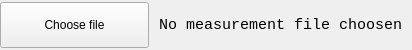
       <widget class="QWidget" name="file_selecter_container" native="true">
        <property name="sizePolicy">
         <sizepolicy hsizetype="Preferred" vsizetype="Fixed">
          <horstretch>0</horstretch>
          <verstretch>0</verstretch>
         </sizepolicy>
        </property>
        <property name="minimumSize">
         <size>
          <width>0</width>
          <height>35</height>
         </size>
        </property>
        <property name="maximumSize">
         <size>
          <width>16777215</width>
          <height>50</height>
         </size>
        </property>
        <property name="styleSheet">
         <string notr="true"/>
        </property>
        <layout class="QHBoxLayout" name="horizontalLayout_5">
         <property name="spacing">
          <number>0</number>
         </property>
         <property name="leftMargin">
          <number>0</number>
         </property>
         <property name="topMargin">
          <number>2</number>
         </property>
         <property name="rightMargin">
          <number>0</number>
         </property>
         <property name="bottomMargin">
          <number>2</number>
         </property>
         <item>
          <widget class="QPushButton" name="choose_file_btn">
           <property name="sizePolicy">
            <sizepolicy hsizetype="Expanding" vsizetype="Expanding">
             <horstretch>0</horstretch>
             <verstretch>0</verstretch>
            </sizepolicy>
           </property>
           <property name="minimumSize">
            <size>
             <width>149</width>
             <height>0</height>
            </size>
           </property>
           <property name="maximumSize">
            <size>
             <width>149</width>
             <height>999</height>
            </size>
           </property>
           <property name="styleSheet">
            <string notr="true"/>
           </property>
           <property name="text">
            <string>Choose file</string>
           </property>
          </widget>
         </item>
         <item>
          <widget class="QWidget" name="choosen_file_text_container" native="true">
           <property name="minimumSize">
            <size>
             <width>0</width>
             <height>0</height>
            </size>
           </property>
           <property name="maximumSize">
            <size>
             <width>16777215</width>
             <height>16777215</height>
            </size>
           </property>
           <property name="styleSheet">
            <string notr="true"/>
           </property>
           <layout class="QHBoxLayout" name="horizontalLayout_10">
            <property name="leftMargin">
             <number>10</number>
            </property>
            <property name="topMargin">
             <number>0</number>
            </property>
            <property name="rightMargin">
             <number>10</number>
            </property>
            <property name="bottomMargin">
             <number>0</number>
            </property>
            <item>
             <widget class="QLabel" name="choosen_file_label">
              <property name="sizePolicy">
               <sizepolicy hsizetype="Preferred" vsizetype="Expanding">
                <horstretch>0</horstretch>
                <verstretch>0</verstretch>
               </sizepolicy>
              </property>
              <property name="font">
               <font>
                <family>Consolas</family>
                <pointsize>11</pointsize>
                <italic>false</italic>
                <bold>false</bold>
               </font>
              </property>
              <property name="styleSheet">
               <string notr="true"/>
              </property>
              <property name="text">
               <string>No measurement file choosen</string>
              </property>
             </widget>
            </item>
           </layout>
          </widget>
         </item>
        </layout>
       </widget>
